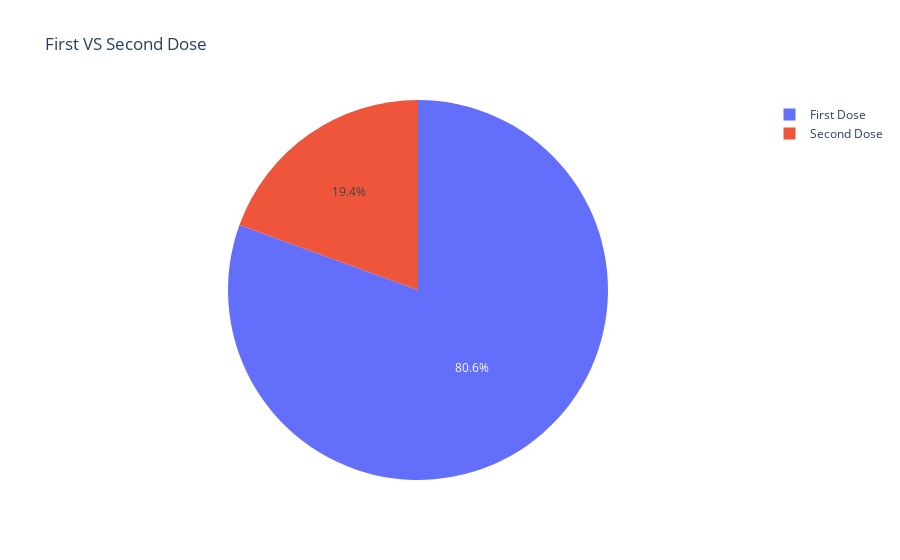

Here is the notebook cell this chart was saved with:
### Code cell
firstdose=df_vaccine["First Dose Administered"].iloc[142]
seconddose=df_vaccine["Second Dose Administered"].iloc[142]
px.pie(names=["First Dose","Second Dose"],values=[firstdose,seconddose],title="First VS Second Dose")

### Figure 1 — Plotly figure (JSON) as saved in the notebook; plotly's stock layout.template omitted (floating-point values rounded to 4 significant figures)
{"data": [{"domain": {"x": [0, 1], "y": [0, 1]}, "hovertemplate": "label=%{label}<br>value=%{value}<extra></extra>", "labels": ["First Dose", "Second Dose"], "legendgroup": "", "name": "", "showlegend": true, "type": "pie", "values": [186933771, 45129717]}], "layout": {"legend": {"tracegroupgap": 0}, "title": {"text": "First VS Second Dose"}, "autosize": true}}
